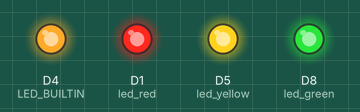
Bench run of a sketch on a simulated ESP8266 (NodeMCU). Parts: output pins drawn as LEDs (lit = HIGH, except the on-board LED, lit = LOW). Random numbers use the default seed unless the sketch sets one.

Above: at 0.1 s.
At 4.6 s:
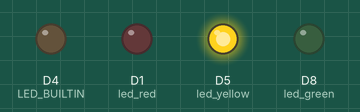
At 10.1 s:
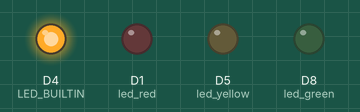
At 19.6 s:
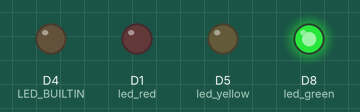
At 29.6 s:
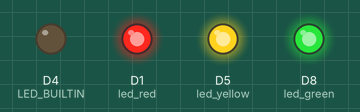
At 39.75 s:
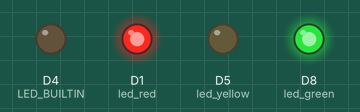
Timing chart, 0 to 40.0 s (numbered marks = the images above):
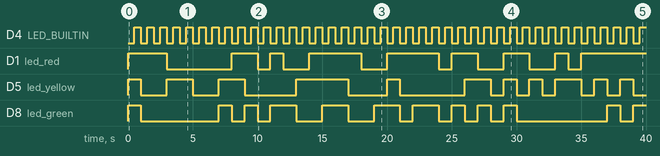

The sketch:

06-traffic-light-random.ino
```cpp
/**
 * Randomly control three lights
 *
 * (red/yellow/green, like a traffic light)
 *
 * https://www.arduino.cc/reference/en/language/functions/random-numbers/random/
 */

#define led_red D1
#define led_yellow D5
#define led_green D8

#define show_progress true

#define bitmask_red 1
#define bitmask_yellow 2
#define bitmask_green 4

void setup() {
  pinMode(led_red, OUTPUT);
  pinMode(led_yellow, OUTPUT);
  pinMode(led_green, OUTPUT);
  if (show_progress) {
    pinMode(LED_BUILTIN, OUTPUT);
  }
}

void maybe_light(int pin) {
  if (random(2) == 1) {
    digitalWrite(pin, HIGH);
  } else {
    digitalWrite(pin, LOW);
  }
}

void loop_iterative() {
  maybe_light(led_red);
  maybe_light(led_yellow);
  maybe_light(led_green);
}

void light_by_bitmask(int pin, int bitmask, int bitmask_pin) {
  if (bitmask & bitmask_pin) {
    digitalWrite(pin, HIGH);
  } else {
    digitalWrite(pin, LOW);
  }
}

void loop_bitmask() {
  long bitmask = random(8);
  light_by_bitmask(led_red, bitmask, bitmask_red);
  light_by_bitmask(led_yellow, bitmask, bitmask_yellow);
  light_by_bitmask(led_green, bitmask, bitmask_green);
}

void loop_bitmask_shift() {
  long bitmask = random(8);
  light_by_bitmask(led_red, bitmask, 1);
  bitmask = bitmask >> 1;
  light_by_bitmask(led_yellow, bitmask, 1);
  bitmask = bitmask >> 1;
  light_by_bitmask(led_green, bitmask, 1);
}

void loop() {
  if (show_progress) {
    digitalWrite(LED_BUILTIN, LOW);
  }
  // loop_iterative();
  // loop_bitmask();
  loop_bitmask_shift();
  delay(500);
  if (show_progress) {
    digitalWrite(LED_BUILTIN, HIGH);
  }
  delay(500);
}
```

Measured:
- by itself, D4 (LED_BUILTIN): alternates HIGH for 0.50 s and LOW for 0.50 s
- by itself, D1 (led_red): LOW → HIGH at 0.00 s, → LOW 3.0 s later, → HIGH 5.0 s later, → LOW 2.0 s later, … (17 changes in this stretch)
- by itself, D5 (led_yellow): LOW → HIGH at 0.00 s, → LOW 1.0 s later, → HIGH 2.0 s later, → LOW 2.0 s later, … (22 changes in this stretch)
- by itself, D8 (led_green): LOW → HIGH at 0.00 s, → LOW 1.0 s later, → HIGH 6.0 s later, → LOW 1.0 s later, … (23 changes in this stretch)
